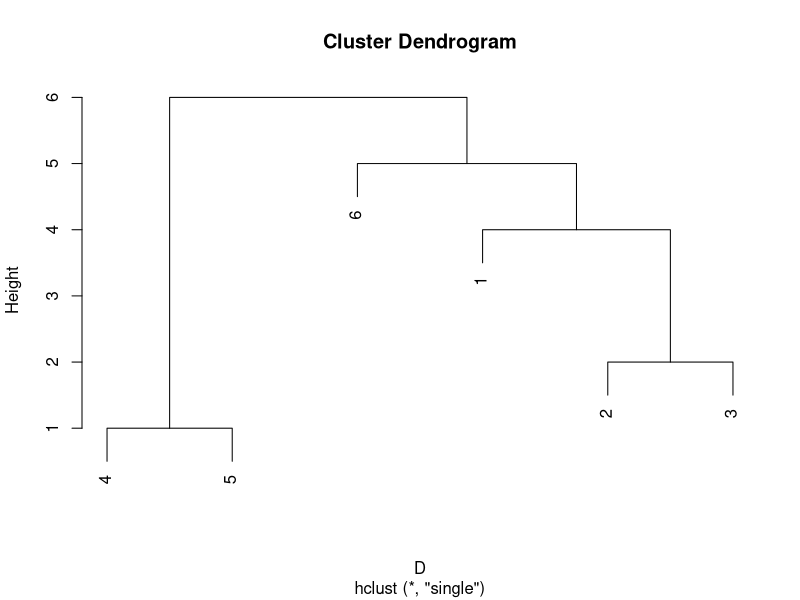

Source code (R):
## ---- chunk 1
knitr::opts_chunk$set(
echo = F, 
include = T,
message = F, 
warning = F)
## ---- chunk 2
rm(list=ls())
# 1.b
Lambda = diag(c(9,6))
V = matrix(c(1/sqrt(5),2/sqrt(5),2/sqrt(5),-1/sqrt(5)), byrow=F, ncol=2)
S = V %*% Lambda %*% t(V)
S
# 1.c
prod(diag(Lambda))
sum(diag(Lambda))
round( det(S) / prod( diag(S) ), 2)
# 1.d 
sqrtS = V %*% Lambda^(1/2) %*% t(V)
round(sqrtS,2)
# 1.e 
round( V[2,2]*sqrt(Lambda[2,2])/sqrt(S[2,2]) , 2)
## ---- chunk 3
rm(list=ls())
D = as.dist(matrix(c(0, 4, 6, 12, 13, 7,
4, 0, 2, 8, 9, 5,
6, 2, 0, 6, 7, 5,
12, 8, 6, 0, 1, 9,
13, 9, 7, 1, 0, 8,
7, 5, 5, 9, 8, 0), ncol=6))
hc = hclust(d=D, method = "single")
# 2.a
plot(hc)
# 2.b
k2=cutree(hc, k=2)
k3=cutree(hc, k=3)
k4=cutree(hc, k=4)
k5=cutree(hc, k=5)
require(cluster)
round(summary(silhouette(k2, dist=D))$avg.width,2)
round(summary(silhouette(k3, dist=D))$avg.width,2)
round(summary(silhouette(k4, dist=D))$avg.width,2)
round(summary(silhouette(k5, dist=D))$avg.width,2)
## ---- chunk 4
rm(list=ls())
# 3.a
n = 112
S = ability.cov$cov
D = diag(diag(S)^(-1/2))
R = D %*% S %*%D
af <- factanal(covmat=R, factors=2, n.obs = n, rotation = "none")
Lambda = af$loadings[,]
round(Lambda,1)
# 3.b
Psi = diag(af$uniquenesses)
Tstat = n*log(det(Lambda %*% t(Lambda) + Psi )/det(R))
round(Tstat,4)
